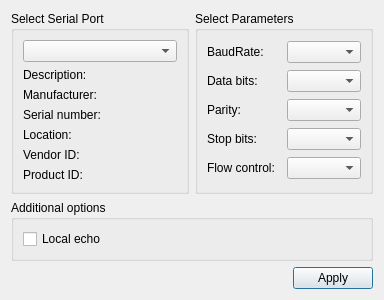
<?xml version="1.0" encoding="UTF-8"?>
<ui version="4.0">
 <class>SettingsDialog</class>
 <widget class="QDialog" name="SettingsDialog">
  <property name="geometry">
   <rect>
    <x>0</x>
    <y>0</y>
    <width>384</width>
    <height>278</height>
   </rect>
  </property>
  <property name="windowTitle">
   <string>Settings</string>
  </property>
  <layout class="QGridLayout" name="gridLayout_3">
   <item row="0" column="1">
    <widget class="QGroupBox" name="parametersBox">
     <property name="title">
      <string>Select Parameters</string>
     </property>
     <layout class="QGridLayout" name="gridLayout_2">
      <item row="0" column="0">
       <widget class="QLabel" name="baudRateLabel">
        <property name="text">
         <string>BaudRate:</string>
        </property>
       </widget>
      </item>
      <item row="0" column="1">
       <widget class="QComboBox" name="baudRateBox"/>
      </item>
      <item row="1" column="0">
       <widget class="QLabel" name="dataBitsLabel">
        <property name="text">
         <string>Data bits:</string>
        </property>
       </widget>
      </item>
      <item row="1" column="1">
       <widget class="QComboBox" name="dataBitsBox"/>
      </item>
      <item row="2" column="0">
       <widget class="QLabel" name="parityLabel">
        <property name="text">
         <string>Parity:</string>
        </property>
       </widget>
      </item>
      <item row="2" column="1">
       <widget class="QComboBox" name="parityBox"/>
      </item>
      <item row="3" column="0">
       <widget class="QLabel" name="stopBitsLabel">
        <property name="text">
         <string>Stop bits:</string>
        </property>
       </widget>
      </item>
      <item row="3" column="1">
       <widget class="QComboBox" name="stopBitsBox"/>
      </item>
      <item row="4" column="0">
       <widget class="QLabel" name="flowControlLabel">
        <property name="text">
         <string>Flow control:</string>
        </property>
       </widget>
      </item>
      <item row="4" column="1">
       <widget class="QComboBox" name="flowControlBox"/>
      </item>
     </layout>
    </widget>
   </item>
   <item row="0" column="0">
    <widget class="QGroupBox" name="selectBox">
     <property name="title">
      <string>Select Serial Port</string>
     </property>
     <layout class="QGridLayout" name="gridLayout">
      <item row="0" column="0">
       <widget class="QComboBox" name="serialPortInfoListBox"/>
      </item>
      <item row="1" column="0">
       <widget class="QLabel" name="descriptionLabel">
        <property name="text">
         <string>Description:</string>
        </property>
       </widget>
      </item>
      <item row="2" column="0">
       <widget class="QLabel" name="manufacturerLabel">
        <property name="text">
         <string>Manufacturer:</string>
        </property>
       </widget>
      </item>
      <item row="3" column="0">
       <widget class="QLabel" name="serialNumberLabel">
        <property name="text">
         <string>Serial number:</string>
        </property>
       </widget>
      </item>
      <item row="4" column="0">
       <widget class="QLabel" name="locationLabel">
        <property name="text">
         <string>Location:</string>
        </property>
       </widget>
      </item>
      <item row="5" column="0">
       <widget class="QLabel" name="vidLabel">
        <property name="text">
         <string>Vendor ID:</string>
        </property>
       </widget>
      </item>
      <item row="6" column="0">
       <widget class="QLabel" name="pidLabel">
        <property name="text">
         <string>Product ID:</string>
        </property>
       </widget>
      </item>
     </layout>
    </widget>
   </item>
   <item row="2" column="0" colspan="2">
    <layout class="QHBoxLayout" name="horizontalLayout">
     <item>
      <spacer name="horizontalSpacer">
       <property name="orientation">
        <enum>Qt::Horizontal</enum>
       </property>
       <property name="sizeHint" stdset="0">
        <size>
         <width>96</width>
         <height>20</height>
        </size>
       </property>
      </spacer>
     </item>
     <item>
      <widget class="QPushButton" name="applyButton">
       <property name="text">
        <string>Apply</string>
       </property>
      </widget>
     </item>
    </layout>
   </item>
   <item row="1" column="0" colspan="2">
    <widget class="QGroupBox" name="additionalOptionsGroupBox">
     <property name="title">
      <string>Additional options</string>
     </property>
     <layout class="QVBoxLayout" name="verticalLayout">
      <item>
       <widget class="QCheckBox" name="localEchoCheckBox">
        <property name="text">
         <string>Local echo</string>
        </property>
        <property name="checked">
         <bool>false</bool>
        </property>
       </widget>
      </item>
     </layout>
    </widget>
   </item>
  </layout>
 </widget>
 <resources/>
 <connections/>
</ui>
